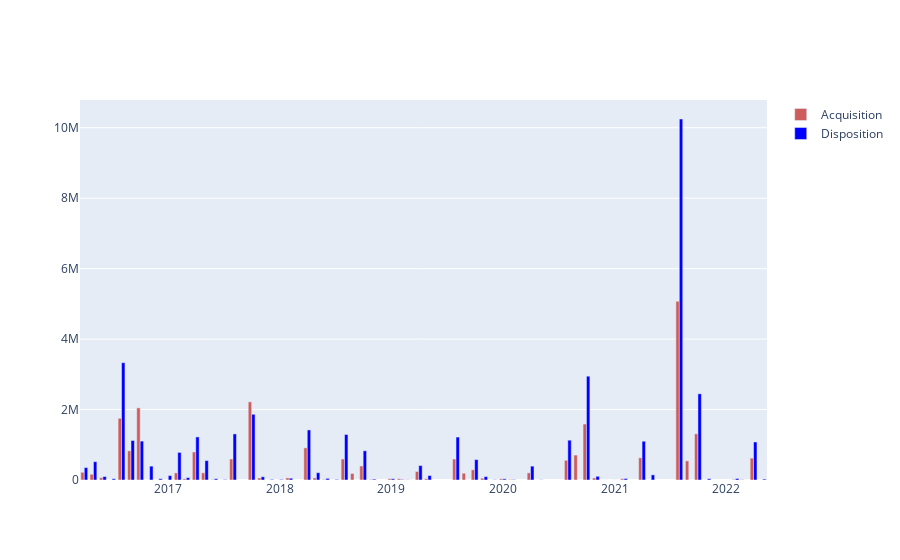

Write notebook code for a chart like this one.
### Code cell
fig = go.Figure()

trace1 = go.Bar(x=dates,
                y=acquistion.securitiesTransacted,
                name="Acquisition",
                marker_color='indianred')
trace2 = go.Bar(x=dates,
                y=disposition.securitiesTransacted,
                marker_color='blue',
                name="Disposition")

fig.add_trace(trace1)
fig.add_trace(trace2)

fig.update_layout(barmode='group')
